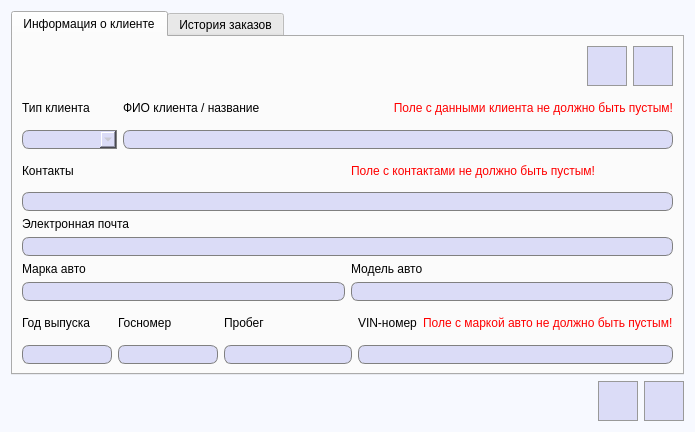
<?xml version="1.0" encoding="UTF-8"?>
<ui version="4.0">
 <class>ViewUpdateClient</class>
 <widget class="QDialog" name="ViewUpdateClient">
  <property name="geometry">
   <rect>
    <x>0</x>
    <y>0</y>
    <width>695</width>
    <height>432</height>
   </rect>
  </property>
  <property name="windowTitle">
   <string>Просмотр и редактирование информации о клиенте</string>
  </property>
  <property name="styleSheet">
   <string notr="true">QDialog {
	background-color: #f7f9ff;
}</string>
  </property>
  <layout class="QGridLayout" name="gridLayout">
   <item row="1" column="2">
    <widget class="QPushButton" name="saveUpdatedInfo">
     <property name="enabled">
      <bool>false</bool>
     </property>
     <property name="minimumSize">
      <size>
       <width>40</width>
       <height>40</height>
      </size>
     </property>
     <property name="maximumSize">
      <size>
       <width>40</width>
       <height>40</height>
      </size>
     </property>
     <property name="toolTip">
      <string>Сохранить изменения</string>
     </property>
     <property name="styleSheet">
      <string notr="true">QPushButton {
	background-color: #dbdcf7;
	border: 1px solid #999999;
}

QPushButton:hover {
	background-color: #d5d6f0;
	border: 1px solid #acacac;
}

QPushButton:pressed {
	background-color: #cbcde6;
	border: 2px solid #999999;
}</string>
     </property>
     <property name="text">
      <string/>
     </property>
     <property name="icon">
      <iconset resource="../../images.qrc">
       <normaloff>:/images/save.png</normaloff>:/images/save.png</iconset>
     </property>
     <property name="iconSize">
      <size>
       <width>27</width>
       <height>27</height>
      </size>
     </property>
     <property name="autoDefault">
      <bool>false</bool>
     </property>
    </widget>
   </item>
   <item row="1" column="0">
    <spacer name="horizontalSpacer">
     <property name="orientation">
      <enum>Qt::Horizontal</enum>
     </property>
     <property name="sizeHint" stdset="0">
      <size>
       <width>40</width>
       <height>20</height>
      </size>
     </property>
    </spacer>
   </item>
   <item row="0" column="0" colspan="3">
    <widget class="QTabWidget" name="tabWidget">
     <property name="currentIndex">
      <number>0</number>
     </property>
     <widget class="QWidget" name="tab">
      <attribute name="title">
       <string>Информация о клиенте</string>
      </attribute>
      <layout class="QGridLayout" name="gridLayout_6">
       <item row="2" column="0" colspan="3">
        <layout class="QGridLayout" name="gridLayout_10">
         <item row="1" column="0" colspan="2">
          <widget class="QLineEdit" name="contacts">
           <property name="font">
            <font>
             <pointsize>10</pointsize>
            </font>
           </property>
           <property name="styleSheet">
            <string notr="true">QLineEdit {
	border: 1px solid gray;
    border-radius: 7px;
    background-color: #dbdcf7;
	padding-left: 3px;
}</string>
           </property>
           <property name="frame">
            <bool>true</bool>
           </property>
           <property name="readOnly">
            <bool>true</bool>
           </property>
          </widget>
         </item>
         <item row="0" column="0">
          <widget class="QLabel" name="label_22">
           <property name="font">
            <font>
             <pointsize>9</pointsize>
            </font>
           </property>
           <property name="text">
            <string>Контакты</string>
           </property>
          </widget>
         </item>
         <item row="0" column="1">
          <widget class="QLabel" name="contactsErrorLabel">
           <property name="font">
            <font>
             <pointsize>9</pointsize>
            </font>
           </property>
           <property name="styleSheet">
            <string notr="true">QLabel {
	color: red;
}</string>
           </property>
           <property name="text">
            <string>Поле с контактами не должно быть пустым!</string>
           </property>
          </widget>
         </item>
        </layout>
       </item>
       <item row="4" column="0" colspan="3">
        <layout class="QGridLayout" name="gridLayout_11">
         <item row="1" column="0">
          <widget class="QLineEdit" name="manufactureYear">
           <property name="minimumSize">
            <size>
             <width>90</width>
             <height>0</height>
            </size>
           </property>
           <property name="maximumSize">
            <size>
             <width>90</width>
             <height>16777215</height>
            </size>
           </property>
           <property name="font">
            <font>
             <pointsize>10</pointsize>
            </font>
           </property>
           <property name="styleSheet">
            <string notr="true">QLineEdit {
	border: 1px solid gray;
    border-radius: 7px;
    background-color: #dbdcf7;
	padding-left: 3px;
}</string>
           </property>
           <property name="frame">
            <bool>true</bool>
           </property>
           <property name="readOnly">
            <bool>true</bool>
           </property>
          </widget>
         </item>
         <item row="0" column="3">
          <widget class="QLabel" name="label_24">
           <property name="font">
            <font>
             <pointsize>9</pointsize>
            </font>
           </property>
           <property name="text">
            <string>VIN-номер</string>
           </property>
          </widget>
         </item>
         <item row="1" column="3" colspan="2">
          <widget class="QLineEdit" name="VINnumber">
           <property name="font">
            <font>
             <pointsize>10</pointsize>
            </font>
           </property>
           <property name="styleSheet">
            <string notr="true">QLineEdit {
	border: 1px solid gray;
    border-radius: 7px;
    background-color: #dbdcf7;
	padding-left: 3px;
}</string>
           </property>
           <property name="frame">
            <bool>true</bool>
           </property>
           <property name="readOnly">
            <bool>true</bool>
           </property>
          </widget>
         </item>
         <item row="0" column="4">
          <widget class="QLabel" name="autoErrorLabel">
           <property name="font">
            <font>
             <pointsize>9</pointsize>
            </font>
           </property>
           <property name="styleSheet">
            <string notr="true">QLabel {
	color: red;
}</string>
           </property>
           <property name="text">
            <string>Поле с маркой авто не должно быть пустым!</string>
           </property>
          </widget>
         </item>
         <item row="1" column="1">
          <widget class="QLineEdit" name="autoLicensePlate">
           <property name="minimumSize">
            <size>
             <width>100</width>
             <height>0</height>
            </size>
           </property>
           <property name="maximumSize">
            <size>
             <width>100</width>
             <height>16777215</height>
            </size>
           </property>
           <property name="font">
            <font>
             <pointsize>10</pointsize>
            </font>
           </property>
           <property name="styleSheet">
            <string notr="true">QLineEdit {
	border: 1px solid gray;
    border-radius: 7px;
    background-color: #dbdcf7;
	padding-left: 3px;
}</string>
           </property>
           <property name="frame">
            <bool>true</bool>
           </property>
           <property name="readOnly">
            <bool>true</bool>
           </property>
          </widget>
         </item>
         <item row="0" column="0">
          <widget class="QLabel" name="label_25">
           <property name="font">
            <font>
             <pointsize>9</pointsize>
            </font>
           </property>
           <property name="text">
            <string>Год выпуска</string>
           </property>
          </widget>
         </item>
         <item row="0" column="1">
          <widget class="QLabel" name="label_23">
           <property name="font">
            <font>
             <pointsize>9</pointsize>
            </font>
           </property>
           <property name="text">
            <string>Госномер</string>
           </property>
          </widget>
         </item>
         <item row="1" column="2">
          <widget class="QLineEdit" name="mileageLine">
           <property name="font">
            <font>
             <pointsize>10</pointsize>
            </font>
           </property>
           <property name="styleSheet">
            <string notr="true">QLineEdit {
	border: 1px solid gray;
    border-radius: 7px;
    background-color: #dbdcf7;
	padding-left: 3px;
}</string>
           </property>
          </widget>
         </item>
         <item row="0" column="2">
          <widget class="QLabel" name="label">
           <property name="font">
            <font>
             <pointsize>9</pointsize>
            </font>
           </property>
           <property name="text">
            <string>Пробег</string>
           </property>
          </widget>
         </item>
        </layout>
       </item>
       <item row="3" column="0" colspan="3">
        <layout class="QGridLayout" name="gridLayout_9">
         <item row="2" column="0">
          <widget class="QLabel" name="label_19">
           <property name="font">
            <font>
             <pointsize>9</pointsize>
            </font>
           </property>
           <property name="text">
            <string>Марка авто</string>
           </property>
          </widget>
         </item>
         <item row="2" column="1">
          <widget class="QLabel" name="label_20">
           <property name="font">
            <font>
             <pointsize>9</pointsize>
            </font>
           </property>
           <property name="text">
            <string>Модель авто</string>
           </property>
          </widget>
         </item>
         <item row="3" column="1">
          <widget class="QLineEdit" name="autoModel">
           <property name="minimumSize">
            <size>
             <width>0</width>
             <height>0</height>
            </size>
           </property>
           <property name="maximumSize">
            <size>
             <width>16777215</width>
             <height>16777215</height>
            </size>
           </property>
           <property name="font">
            <font>
             <pointsize>10</pointsize>
            </font>
           </property>
           <property name="styleSheet">
            <string notr="true">QLineEdit {
	border: 1px solid gray;
    border-radius: 7px;
    background-color: #dbdcf7;
	padding-left: 3px;
}</string>
           </property>
           <property name="frame">
            <bool>true</bool>
           </property>
           <property name="readOnly">
            <bool>true</bool>
           </property>
          </widget>
         </item>
         <item row="3" column="0">
          <widget class="QLineEdit" name="autoBrand">
           <property name="minimumSize">
            <size>
             <width>0</width>
             <height>0</height>
            </size>
           </property>
           <property name="maximumSize">
            <size>
             <width>16777215</width>
             <height>16777215</height>
            </size>
           </property>
           <property name="font">
            <font>
             <pointsize>10</pointsize>
            </font>
           </property>
           <property name="styleSheet">
            <string notr="true">QLineEdit {
	border: 1px solid gray;
    border-radius: 7px;
    background-color: #dbdcf7;
	padding-left: 3px;
}</string>
           </property>
           <property name="frame">
            <bool>true</bool>
           </property>
           <property name="readOnly">
            <bool>true</bool>
           </property>
          </widget>
         </item>
         <item row="0" column="0" colspan="2">
          <widget class="QLabel" name="label_21">
           <property name="font">
            <font>
             <pointsize>9</pointsize>
            </font>
           </property>
           <property name="text">
            <string>Электронная почта</string>
           </property>
          </widget>
         </item>
         <item row="1" column="0" colspan="2">
          <widget class="QLineEdit" name="email">
           <property name="font">
            <font>
             <pointsize>10</pointsize>
            </font>
           </property>
           <property name="styleSheet">
            <string notr="true">QLineEdit {
	border: 1px solid gray;
    border-radius: 7px;
    background-color: #dbdcf7;
	padding-left: 3px;
}</string>
           </property>
           <property name="readOnly">
            <bool>true</bool>
           </property>
          </widget>
         </item>
        </layout>
       </item>
       <item row="0" column="1">
        <widget class="QPushButton" name="createOrderByClientButton">
         <property name="enabled">
          <bool>false</bool>
         </property>
         <property name="minimumSize">
          <size>
           <width>40</width>
           <height>40</height>
          </size>
         </property>
         <property name="maximumSize">
          <size>
           <width>40</width>
           <height>40</height>
          </size>
         </property>
         <property name="toolTip">
          <string>Создать заказ</string>
         </property>
         <property name="styleSheet">
          <string notr="true">QPushButton {
	background-color: #dbdcf7;
	border: 1px solid #999999;
}

QPushButton:hover {
	background-color: #d5d6f0;
	border: 1px solid #acacac;
}

QPushButton:pressed {
	background-color: #cbcde6;
	border: 2px solid #999999;
}</string>
         </property>
         <property name="text">
          <string/>
         </property>
         <property name="icon">
          <iconset resource="../../images.qrc">
           <normaloff>:/images/addOrder.png</normaloff>:/images/addOrder.png</iconset>
         </property>
         <property name="iconSize">
          <size>
           <width>35</width>
           <height>35</height>
          </size>
         </property>
         <property name="autoDefault">
          <bool>false</bool>
         </property>
        </widget>
       </item>
       <item row="0" column="2">
        <widget class="QPushButton" name="updateInfoButton">
         <property name="enabled">
          <bool>false</bool>
         </property>
         <property name="minimumSize">
          <size>
           <width>40</width>
           <height>40</height>
          </size>
         </property>
         <property name="toolTip">
          <string>Редактировать информацию</string>
         </property>
         <property name="styleSheet">
          <string notr="true">QPushButton {
	background-color: #dbdcf7;
	border: 1px solid #999999;
}

QPushButton:hover {
	background-color: #d5d6f0;
	border: 1px solid #acacac;
}

QPushButton:pressed {
	background-color: #cbcde6;
	border: 2px solid #999999;
}</string>
         </property>
         <property name="text">
          <string/>
         </property>
         <property name="icon">
          <iconset resource="../../images.qrc">
           <normaloff>:/images/edit.png</normaloff>:/images/edit.png</iconset>
         </property>
         <property name="iconSize">
          <size>
           <width>32</width>
           <height>32</height>
          </size>
         </property>
         <property name="autoExclusive">
          <bool>true</bool>
         </property>
         <property name="autoDefault">
          <bool>false</bool>
         </property>
        </widget>
       </item>
       <item row="1" column="0" colspan="3">
        <layout class="QGridLayout" name="gridLayout_12">
         <item row="0" column="0">
          <widget class="QLabel" name="label_26">
           <property name="font">
            <font>
             <pointsize>9</pointsize>
            </font>
           </property>
           <property name="text">
            <string>Тип клиента</string>
           </property>
          </widget>
         </item>
         <item row="1" column="1" colspan="3">
          <widget class="QLineEdit" name="clientFMLname">
           <property name="minimumSize">
            <size>
             <width>550</width>
             <height>0</height>
            </size>
           </property>
           <property name="font">
            <font>
             <pointsize>10</pointsize>
            </font>
           </property>
           <property name="styleSheet">
            <string notr="true">QLineEdit {
	border: 1px solid gray;
    border-radius: 7px;
    background-color: #dbdcf7;
	padding-left: 3px;
}</string>
           </property>
           <property name="frame">
            <bool>true</bool>
           </property>
           <property name="readOnly">
            <bool>true</bool>
           </property>
          </widget>
         </item>
         <item row="1" column="0">
          <widget class="QComboBox" name="clientTypeComboBox">
           <property name="enabled">
            <bool>false</bool>
           </property>
           <property name="font">
            <font>
             <pointsize>10</pointsize>
            </font>
           </property>
           <property name="styleSheet">
            <string notr="true">QComboBox {
	border: 1px solid gray;
    border-top-left-radius: 7px;
	border-bottom-left-radius: 7px;
    background-color: #dbdcf7;
	padding-left: 6px;
}</string>
           </property>
           <property name="editable">
            <bool>false</bool>
           </property>
          </widget>
         </item>
         <item row="0" column="1">
          <widget class="QLabel" name="label_27">
           <property name="font">
            <font>
             <pointsize>9</pointsize>
            </font>
           </property>
           <property name="text">
            <string>ФИО клиента / название</string>
           </property>
          </widget>
         </item>
         <item row="0" column="2" colspan="2">
          <widget class="QLabel" name="nameErrorLabel">
           <property name="font">
            <font>
             <pointsize>9</pointsize>
            </font>
           </property>
           <property name="styleSheet">
            <string notr="true">QLabel {
	color: red;
}</string>
           </property>
           <property name="text">
            <string>Поле с данными клиента не должно быть пустым!</string>
           </property>
           <property name="alignment">
            <set>Qt::AlignRight|Qt::AlignTrailing|Qt::AlignVCenter</set>
           </property>
          </widget>
         </item>
        </layout>
       </item>
       <item row="0" column="0">
        <spacer name="horizontalSpacer_5">
         <property name="orientation">
          <enum>Qt::Horizontal</enum>
         </property>
         <property name="sizeHint" stdset="0">
          <size>
           <width>784</width>
           <height>20</height>
          </size>
         </property>
        </spacer>
       </item>
      </layout>
     </widget>
     <widget class="QWidget" name="tab_2">
      <attribute name="title">
       <string>История заказов</string>
      </attribute>
      <layout class="QGridLayout" name="gridLayout_7">
       <item row="0" column="0">
        <widget class="QTableView" name="tableView">
         <property name="verticalScrollMode">
          <enum>QAbstractItemView::ScrollPerPixel</enum>
         </property>
         <property name="horizontalScrollMode">
          <enum>QAbstractItemView::ScrollPerPixel</enum>
         </property>
        </widget>
       </item>
      </layout>
     </widget>
    </widget>
   </item>
   <item row="1" column="1">
    <widget class="QPushButton" name="deleteClientButton">
     <property name="enabled">
      <bool>false</bool>
     </property>
     <property name="minimumSize">
      <size>
       <width>40</width>
       <height>40</height>
      </size>
     </property>
     <property name="maximumSize">
      <size>
       <width>40</width>
       <height>40</height>
      </size>
     </property>
     <property name="toolTip">
      <string>Удалить информацию о клиенте</string>
     </property>
     <property name="styleSheet">
      <string notr="true">QPushButton {
	background-color: #dbdcf7;
	border: 1px solid #999999;
}

QPushButton:hover {
	background-color: #d5d6f0;
	border: 1px solid #acacac;
}

QPushButton:pressed {
	background-color: #cbcde6;
	border: 2px solid #999999;
}</string>
     </property>
     <property name="text">
      <string/>
     </property>
     <property name="icon">
      <iconset resource="../../images.qrc">
       <normaloff>:/images/clearList.png</normaloff>:/images/clearList.png</iconset>
     </property>
     <property name="iconSize">
      <size>
       <width>50</width>
       <height>50</height>
      </size>
     </property>
     <property name="autoDefault">
      <bool>false</bool>
     </property>
    </widget>
   </item>
  </layout>
 </widget>
 <tabstops>
  <tabstop>createOrderByClientButton</tabstop>
  <tabstop>updateInfoButton</tabstop>
  <tabstop>clientTypeComboBox</tabstop>
  <tabstop>clientFMLname</tabstop>
  <tabstop>contacts</tabstop>
  <tabstop>email</tabstop>
  <tabstop>autoBrand</tabstop>
  <tabstop>autoModel</tabstop>
  <tabstop>manufactureYear</tabstop>
  <tabstop>autoLicensePlate</tabstop>
  <tabstop>mileageLine</tabstop>
  <tabstop>VINnumber</tabstop>
  <tabstop>tableView</tabstop>
  <tabstop>tabWidget</tabstop>
  <tabstop>saveUpdatedInfo</tabstop>
 </tabstops>
 <resources>
  <include location="../../images.qrc"/>
 </resources>
 <connections/>
</ui>
